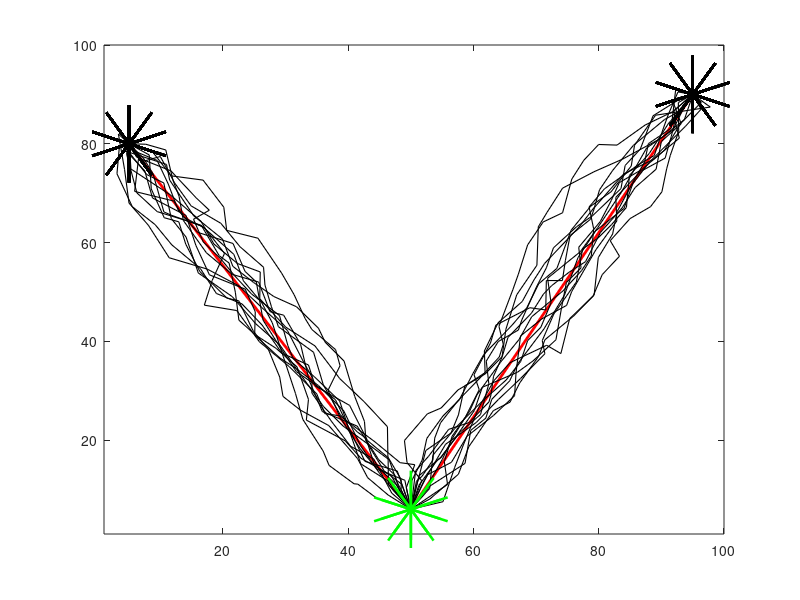

Here is the MATLAB script that generated this plot:
% X0 = [ceil(100 * rand(2,1)); 0];
X0 = [50, 6, 0]';

mck = 15;
N = 2;
KN = [[5 80];
     [95 90]];

% KN = ceil(100 * rand(N, 2));

alpha = 5;
varw = alpha/2;

figure();

for i = 1 : N
    px = KN(i,1);
    py = KN(i,2);

    plot([X0(1) px], [X0(2) py], '-r', 'LineWidth', 2)
    hold on;
    
    for m = 1 : mck
    T = [];
    T = X0;
    T(3) = atan2d(py-X0(2), px-X0(1));
    
    D = norm([px py]' - X0(1:2));
    for k = 2: 2*ceil(D/alpha)
        thetak = T(3,k-1);

        Dx = abs(px - T(1, k-1));
        varx = abs((cosd(thetak) * Dx) / (cosd(thetak) + Dx));

        Dy = abs(py - T(2, k-1));
        vary = abs((sind(thetak) * Dy) / (sind(thetak) + Dy));

        xk = T(1,k-1) + alpha * cosd(thetak) + sqrt(varw)*randn;
        yk = T(2,k-1) + alpha * sind(thetak) + sqrt(varw)*randn;
        thetak = atan2d(py-yk, px-xk);

        T(:,k) = [xk, yk, thetak]';

        if (norm([xk yk] - [px py]) <= alpha)
             T(:,k+1) = [px, py, 0]';
            break;
        end
    end

    plot(T(1,:), T(2,:), 'k', 'LineWidth', .8)
    hold on;
    plot(px, py, 'ko', 'LineWidth', 50);
    hold on;
   
    size(T)
    end

end

plot(X0(1), X0(2), 'go', 'LineWidth', 50)
hold off;
axis([1 100 1 100])

